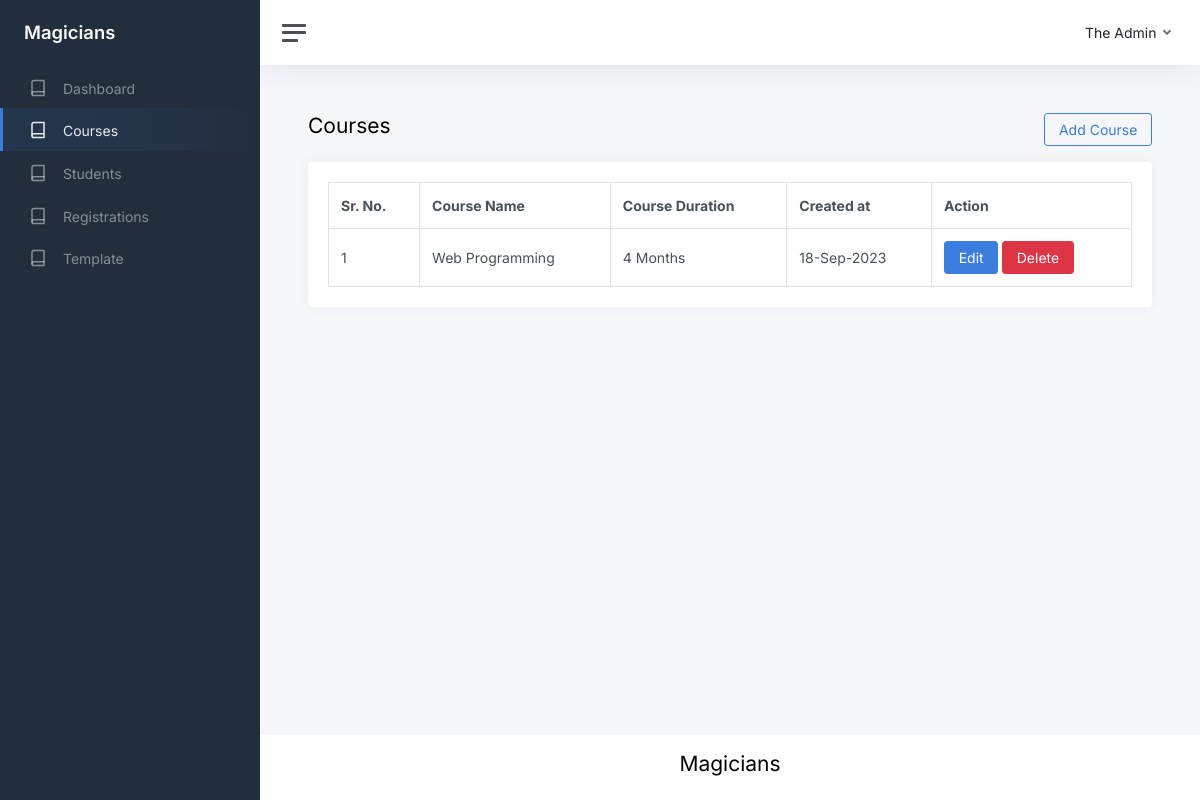
The page /show-courses.php (signed in) on the database as committed earlier.
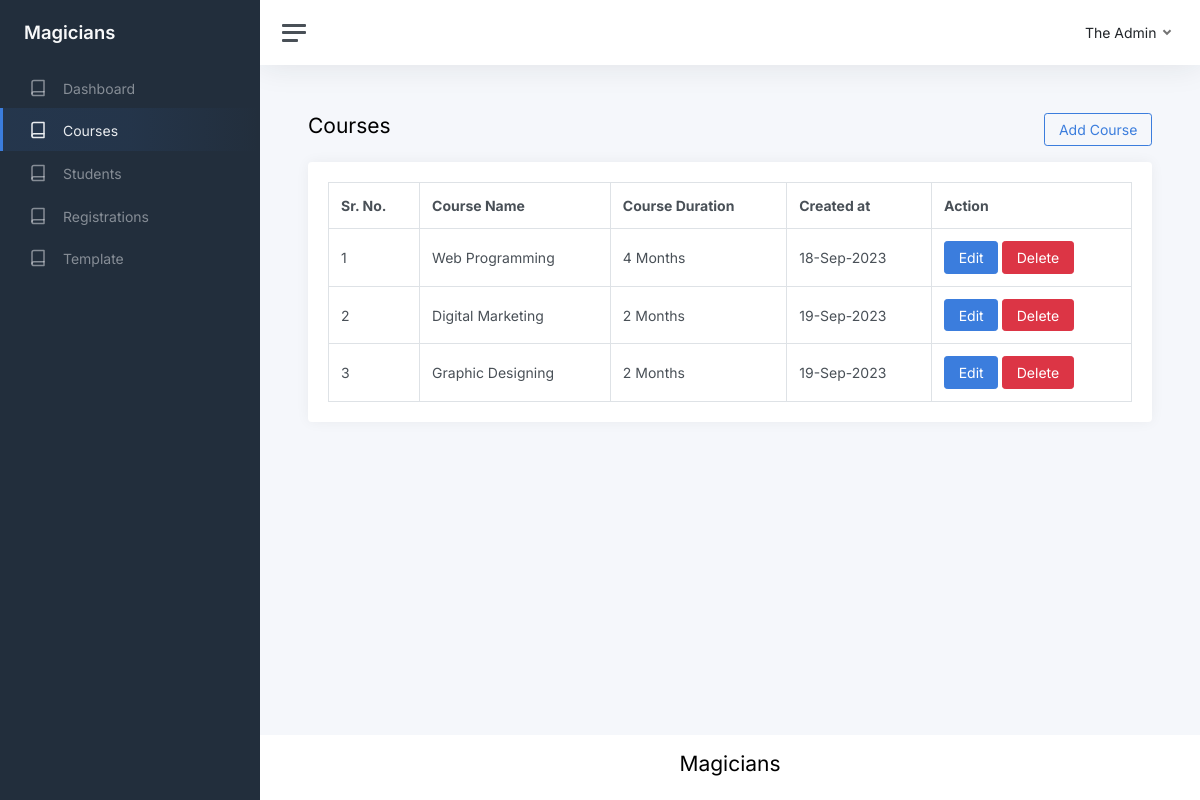
The same page on the database as committed later.
### tables this page shows
CREATE TABLE `courses` (
  `id` int(11) NOT NULL,
  `name` varchar(255) NOT NULL,
  `duration` varchar(255) NOT NULL,
  `created_at` timestamp NOT NULL DEFAULT current_timestamp()
);

### show-courses.php (the view, shortened to what this page needs)
<?php require_once './database/connection.php' ?>
<?php
$sql = "SELECT * FROM `courses`";
$result = $conn->query($sql);
$courses = $result->fetch_all(MYSQLI_ASSOC);
?>
<!DOCTYPE html>
<html lang="en">
<?php
require_once './partials/head.php';
?>
<body>
	<div class="wrapper">
		<?php require_once './partials/sidebar.php' ?>
		<div class="main">
			<?php require_once './partials/topbar.php' ?>
			<main class="content">
				<div class="container-fluid p-0">
					<div class="row mb-3">
						<div class="col-6">
							<h1 class="h3">Courses</h1>
						</div>
						<div class="col-6 text-end">
							<a href="./add-course.php" class="btn btn-outline-primary">Add Course</a>
						</div>
					</div>
					<div class="row">
						<div class="col-12">
							<div class="card">
								<div class="card-body">
									<?php
									if ($result->num_rows > 0) { ?>
										<table class="table table-bordered m-0">
											<thead>
												<tr>
													<th>Sr. No.</th>
													<th>Course Name</th>
													<th>Course Duration</th>
													<th>Created at</th>
													<th>Action</th>
												</tr>
											</thead>
											<tbody>
												<?php
												$sr = 1;
												foreach ($courses as $course) { ?>
													<tr>
														<td><?php echo $sr++; ?></td>
														<td><?php echo $course['name'] ?></td>
														<td><?php echo $course['duration'] ?></td>
														<td><?php echo date("d-M-Y", strtotime($course['created_at'])); ?></td>
														<td>
															<a href="./edit-course.php?id=<?php echo $course['id'] ?>" class="btn btn-primary">Edit</a>
															<a href="./delete-course.php?id=<?php echo $course['id'] ?>" class="btn btn-danger">Delete</a>
														</td>
													</tr>
												<?php
												}
												?>
											</tbody>
										</table>
									<?php
									} else { ?>
										<div class="alert alert-info m-0">No record found!</div>
									<?php
									}
									?>
								</div>
							</div>
						</div>
					</div>
				</div>
			</main>
			<?php require_once './partials/footer.php' ?>
		</div>
	</div>
</body>
</html>

Rows that differ between the two databases and show on the page:
added courses: name "Digital Marketing", duration "2 Months", created_at "19-Sep-2023"
added courses: name "Graphic Designing", duration "2 Months", created_at "19-Sep-2023"
